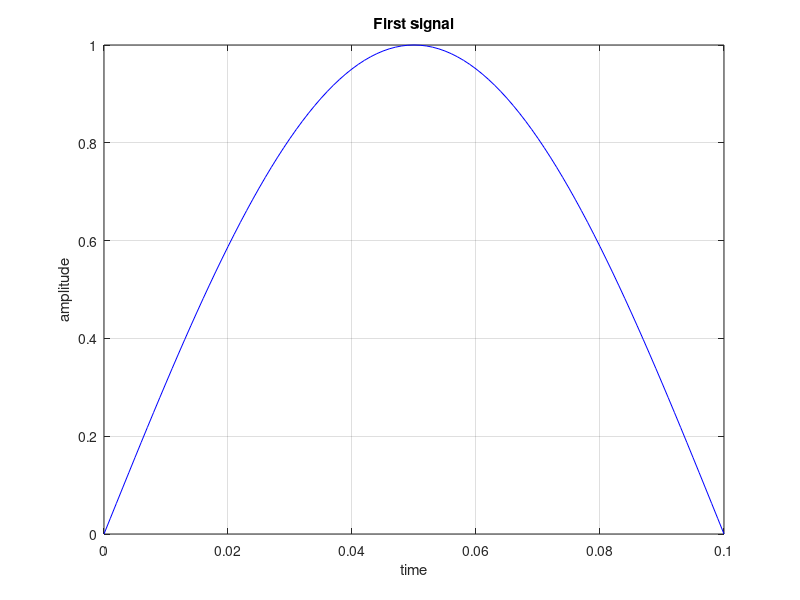
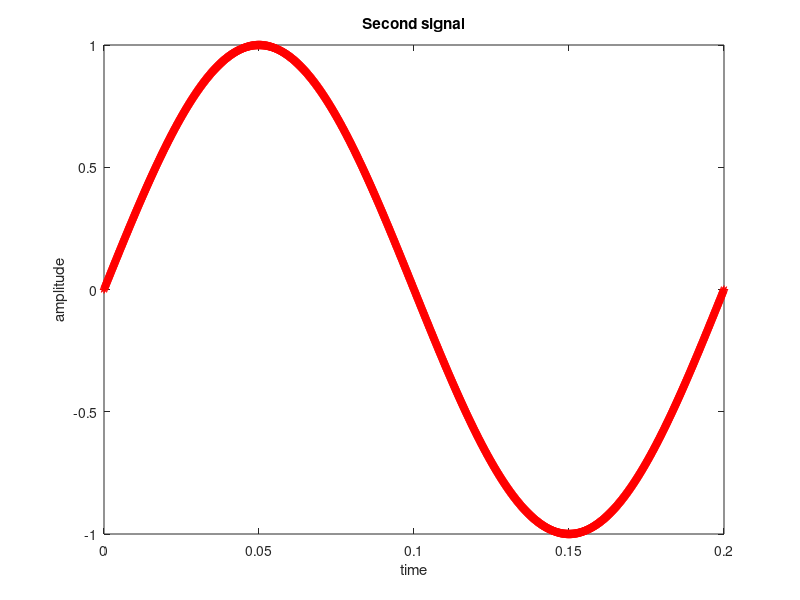

The MATLAB script that drew these images, in order:
clc; clear all; close all;
t = [0:0.001:0.1];
f = input('Enter the input frequency: ');
x1=sin(2*pi*f*t);
figure(1);
plot(t,x1,'b'); xlabel('time'); ylabel('amplitude');
title(' First signal ');
grid on;
t = [0:0.0001:0.2];
x2=sin(2*pi*f*t);
figure(2);
plot(t,x2,'r*'); xlabel('time'); ylabel('amplitude');
title('Second signal');